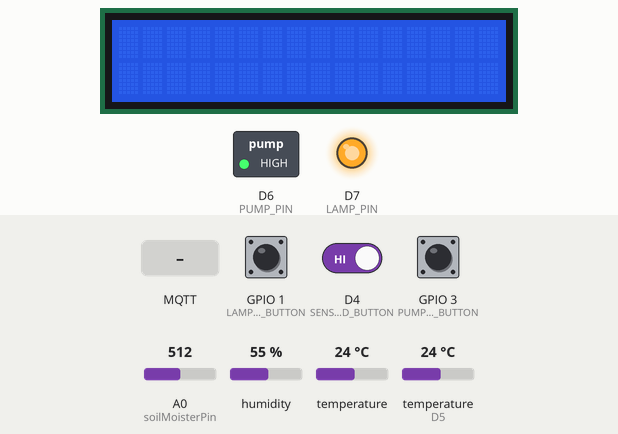
Simulated run of this sketch. Board: ESP8266 (Wemos D1 mini). On the bench: 16×2 character LCD, switched loads named in the sketch (green lamp = pin HIGH), output pins drawn as LEDs (lit = HIGH). The inputs (shaded band) are chosen by the test bench; at power-on: D4 (SENSORS_READ_BUTTON) HIGH, GPIO 3 (PUMP_ON_BUTTON) HIGH, GPIO 1 (LAMP_ON_BUTTON) HIGH, A0 (soilMoisterPin) = 512, humidity 55 %, temperature 24 °C, temperature (sensor on D5) 24 °C. WiFi joins after 1.5 s; servers stay silent unless stated; no MQTT or app messages arrive unless stated; pins used as bus, display or sensor lines are not drawn; what the sketch prints to the serial monitor is not drawn.

Above: at 2.7 s.
2.8 s: D4 (SENSORS_READ_BUTTON) driven LOW
5.8 s: GPIO 3 (PUMP_ON_BUTTON) pulled LOW for 3.2 s
At 10.1 s:
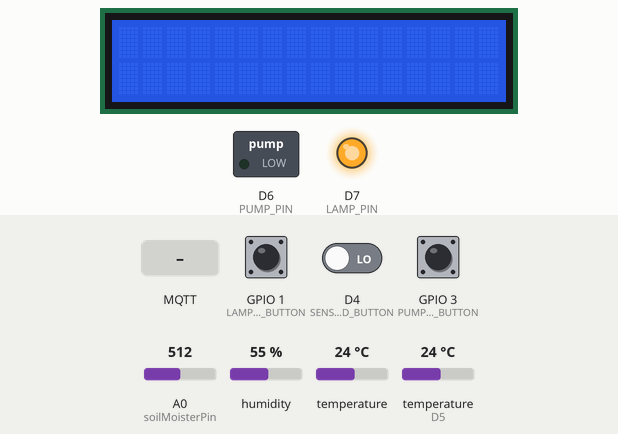
At 11.8 s:
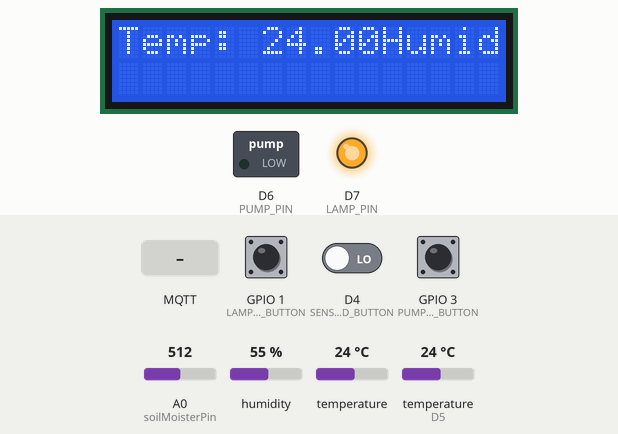
12.0 s: MQTT message "lampOn" arrives on the first subscribed topic
At 13.5 s:
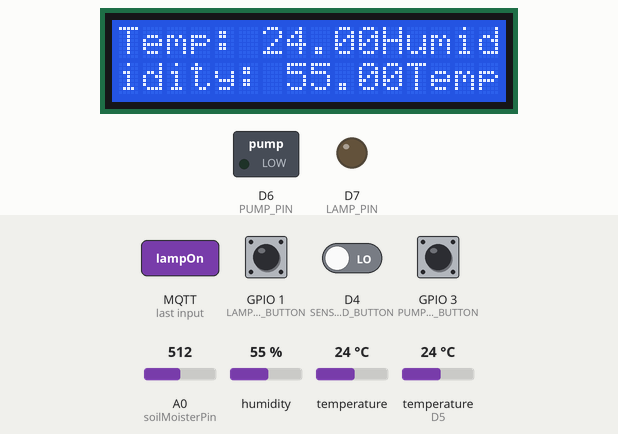
Timing chart, 0 to 28.8 s (numbered marks = the images above; inputs shaded):
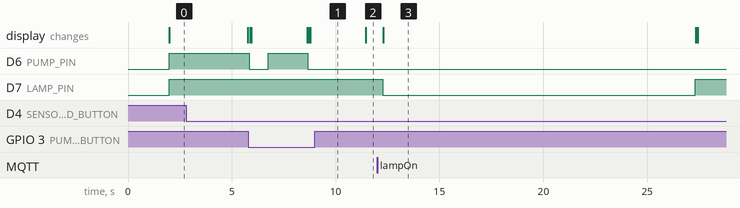

Measured:
- after the input at 5.8 s, D6 (PUMP_PIN): HIGH → LOW at once, → HIGH 0.93 s later, → LOW 1.9 s later; the display: first changes after 0.08 s (image 1 shows a later state)
- after the input at 12.0 s, D7 (LAMP_PIN): HIGH → LOW after 0.27 s, → HIGH 15.0 s later; the display: changes after 0.30 s (image 3)

The sketch:

Edgent_ESP8266.ino
```cpp
// Fill-in information from your Blynk Template here
#define BLYNK_TEMPLATE_ID "TMPLtp5COjeS"
#define BLYNK_DEVICE_NAME "AutoFarmBot"

#define BLYNK_FIRMWARE_VERSION        "0.1.0"

#define BLYNK_PRINT Serial
//#define BLYNK_DEBUG

#define APP_DEBUG

// Uncomment your board, or configure a custom board in Settings.h
//#define USE_SPARKFUN_BLYNK_BOARD
#define USE_NODE_MCU_BOARD
//#define USE_WITTY_CLOUD_BOARD
//#define USE_WEMOS_D1_MINI

#include "BlynkEdgent.h"

#define SW_VERSION "   SW Ver. 4.0" // SW version will appears at innitial LCD Display
#include "stationDefines.h"       // Project definitions
#include <ESP8266WiFi.h>
#include <PubSubClient.h>

/* ESP & Blynk */
#define BLYNK_PRINT Serial    // Comment this out to disable prints and save space
#include <ESP8266WiFi.h>
#define ssid "VNPT"
#define password "hoibabinh"
#define mqtt_server "broker.hivemq.com" // Thay báº±ng thÃ´ng tin cá»§a báº¡n
#define mqtt_topic_pub "smart-garden"
#define mqtt_topic_sub "smart-garden"
WiFiClient espClient;
PubSubClient client(espClient);
const uint16_t mqtt_port = 1883; //Port của CloudMQTT TCP

WidgetLED PUMPs(V0);  // Echo signal to Sensors Tab at Blynk App
WidgetLED PUMPa(V5); // Echo signal to Actuators Tab at Blynk App
WidgetLED LAMPs(V1);  // Echo signal to Sensors Tab at Blynk App
WidgetLED LAMPa(V6); // Echo signal to Actuators Tab at Blynk App

/* TIMER */
#include <SimpleTimer.h>
SimpleTimer timer;

/* OLED */

#include <SPI.h>
#include <Wire.h>
#include <LiquidCrystal_I2C.h>    //Thư viện LCD
LiquidCrystal_I2C lcd(0x27,16,2); //Thiết lập địa chỉ và loại LCD

/* DHT22*/
#include "DHT.h"
DHT dht(DHTPIN, DHTTYPE);

/* DS18B20 Temperature Sensor */
#include <OneWire.h>
#include <DallasTemperature.h>
OneWire oneWire(ONE_WIRE_BUS);
DallasTemperature DS18B20(&oneWire);

void setup()
{
  Serial.begin(115200);
  delay(100);
  Serial.println("ArduFarmBot 2");
  Serial.println(".... Starting Setup");
  Serial.println(" ");

  pinMode(PUMP_PIN, OUTPUT);
  pinMode(LAMP_PIN, OUTPUT);
  pinMode(PUMP_ON_BUTTON, INPUT_PULLUP);
  pinMode(LAMP_ON_BUTTON, INPUT_PULLUP);
  pinMode(SENSORS_READ_BUTTON, INPUT_PULLUP);
  pinMode(soilMoisterVcc, OUTPUT);

  BlynkEdgent.begin();
  oledStart();
  dht.begin();
  DS18B20.begin();

  PUMPs.off();
  LAMPs.off();
  PUMPa.off();
  LAMPa.off();
  digitalWrite(PUMP_PIN, HIGH); // To be used with Relay module (inverted logic: normally HIGH)
  digitalWrite(LAMP_PIN, HIGH); // To be used with Relay module (inverted logic: normally HIGH)
  digitalWrite (soilMoisterVcc, LOW);

  waitButtonPress (SHOW_SET_UP); // Wait for Sensor Button to be pressed
  lcd.clear();

  delay(10);
//  Serial.println();
//  Serial.print("Connecting to ");
//  Serial.println(ssid);
//  WiFi.begin(ssid, password);
//  while (WiFi.status() != WL_CONNECTED) {
//    delay(500);
//    Serial.print(".");
//  }
//  Serial.println("");
//  Serial.println("WiFi connected");
//  Serial.println("IP address: ");
//  Serial.println(WiFi.localIP());
//  client.setCallback(callback);
  setup_wifi();
  client.setServer(mqtt_server, mqtt_port);
  client.setCallback(callback);
  startTimers();
}

void loop()
{
  if (!client.connected())// Kiểm tra kết nối
    reconnect();
  client.loop();

  timer.run(); // Initiates SimpleTimer
  BlynkEdgent.run();

}


// Hàm kết nối wifi
void setup_wifi()
{
  delay(10);
  Serial.println();
  Serial.print("Connecting to ");
  Serial.println(ssid);
  WiFi.begin(ssid, password);
  while (WiFi.status() != WL_CONNECTED) {
    delay(500);
    Serial.print(".");
  }
  Serial.println("");
  Serial.println("WiFi connected");
  Serial.println("IP address: ");
  Serial.println(WiFi.localIP());
}
/****************************************************************
* Read remote commands
****************************************************************/
BLYNK_WRITE(V5) // Pump remote control
{
  int i=param.asInt();
  if (i==1)
  {
    pumpStatus = !pumpStatus;
    aplyCmd();
  }
}

BLYNK_WRITE(V6) // Lamp remote control
{
  int i=param.asInt();
  if (i==1)
  {
    lampStatus = !lampStatus;
    aplyCmd();
  }
}

/****************************************************************
* Read local commands (Pump and Lamp buttons are normally "HIGH"):
****************************************************************/
void readLocalCmd()
{
  boolean digiValue = debounce(PUMP_ON_BUTTON);
  if (!digiValue)
  {
    pumpStatus = !pumpStatus;
    aplyCmd();
  }

  digiValue = debounce(LAMP_ON_BUTTON);
  if (!digiValue)
  {
    lampStatus = !lampStatus;
    aplyCmd();
  }

  digiValue = debounce(SENSORS_READ_BUTTON);
  if (!digiValue)
  {
    turnOffOLED = !turnOffOLED;
    if (!turnOffOLED)
    {
      getDhtData();
      getSoilMoisterData();
      getSoilTempData();
      oledStart();
      displayData();
    }else lcd.clear();
  }
}

/***************************************************
* Receive Commands and act on RELAYs - Logic LOW
****************************************************/
void aplyCmd()
{
  if (pumpStatus == 1)
  {
    Blynk.notify("ArduFarmBot2: Warning ==>> Pump ON");
    digitalWrite(PUMP_PIN, LOW); // To be used with Relay module (inverted logic: activate with LOW)
    if (!turnOffOLED) displayData();
    PUMPs.on();
    PUMPa.on();
  }
  else
      {
        digitalWrite(PUMP_PIN, HIGH); // To be used with Relay module (inverted logic: normally HIGH)
        if (!turnOffOLED) displayData();
        PUMPs.off();
        PUMPa.off();
      }

  if (lampStatus == 1)
  {
    Blynk.notify("ArduFarmBot2: Warning ==>> Lamp ON");
    digitalWrite(LAMP_PIN, LOW); // To be used with Relay module (inverted logic: activate with LOW)
    if (!turnOffOLED) displayData();
    LAMPs.on();
    LAMPa.on();
  }
  else
      {
        digitalWrite(LAMP_PIN, HIGH); // To be used with Relay module (inverted logic: normally HIGH)
        if (!turnOffOLED) displayData();
        LAMPs.off();
        LAMPa.off();
      }
      sendUptimeMQTT();
}

/***************************************************
* Automatically Control the Plantation based on sensors reading
****************************************************/
void autoControlPlantation(void)
{
  if (soilMoister < DRY_SOIL)
  {
    turnPumpOn();
  }

  if (airTemp < COLD_TEMP)
  {
    turnLampOn();
  }
}

/***************************************************
* Turn Pump On for a certain amount of time
****************************************************/
void turnPumpOn()
{
  pumpStatus = 1;
  aplyCmd();
  delay (TIME_PUMP_ON*1000);
  pumpStatus = 0;
  aplyCmd();
  sendUptimeMQTT();
}

/***************************************************
* Turn Lamp On for a certain amount of time
****************************************************/
void turnLampOn()
{
  lampStatus = 1;
  aplyCmd();
  delay (TIME_LAMP_ON*1000);
  lampStatus = 0;
  aplyCmd();
  sendUptimeMQTT();
}

/***************************************************
 * Send data to Blynk
 **************************************************/
void sendUptime()
{
  Blynk.virtualWrite(10, airTemp); //virtual pin V10
  Blynk.virtualWrite(11, airHum); // virtual pin V11
  Blynk.virtualWrite(12, soilMoister); // virtual pin V12
  Blynk.virtualWrite(13, soilTemp); //virtual pin V13
}
void sendUptimeMQTT()
{
  String airTemperature  = "airTemp " + (String)airTemp;
  client.publish(mqtt_topic_pub, airTemperature.c_str());
  String airHumidity  = "airHum " + (String)airHum;
  client.publish(mqtt_topic_pub, airHumidity.c_str());
  String soilTemperature  = "soilTemp " + (String)soilTemp;
  client.publish(mqtt_topic_pub, soilTemperature.c_str());
  String soilMoisture  = "soilMoister " + (String)soilMoister;
  client.publish(mqtt_topic_pub, soilMoisture.c_str());
  String pumpStatusString  = "pumpStatus " + (String)pumpStatus;
  client.publish(mqtt_topic_pub, pumpStatusString.c_str());
  String lampStatusString  = "lampStatus " + (String)lampStatus;
  client.publish(mqtt_topic_pub, lampStatusString.c_str());
}
// Hàm call back để nhận dữ liệu
void callback(char* topic, byte* payload, unsigned int length)
{
  Serial.print("Co tin nhan moi tu topic:");
  Serial.println(topic);
  String receivedChar = "";
  for (int i = 0; i < length; i++) {
    receivedChar += (char)payload[i];
  }
  Serial.print(receivedChar);
  if (receivedChar == "lampOn")
    turnLampOn();
  if (receivedChar == "pumpOn")
    turnPumpOn();
  Serial.println();;
}
// Hàm reconnect thực hiện kết nối lại khi mất kết nối với MQTT Broker
void reconnect()
{
  while (!client.connected()) // Chờ tới khi kết nối
  {
    // Thực hiện kết nối với mqtt user và pass
    if (client.connect("ESP8266_id1","ESP_offline",0,0,"ESP8266_id1_offline"))  //kết nối vào broker
    {
      Serial.println("Đã kết nối:");
      client.subscribe(mqtt_topic_sub); //đăng kí nhận dữ liệu từ topic IoT47_MQTT_Test
    }
    else
    {
      Serial.print("Lỗi:, rc=");
      Serial.print(client.state());
      Serial.println(" try again in 5 seconds");
      // Đợi 5s
      delay(5000);
    }
  }
}
```

generalFunctions.ino
```cpp
/***************************************************
* Wait Button to be pressed a defined time in seconds
****************************************************/
void waitButtonPress (int waitTime)
{
  long startTiming = millis();
  while (debounce(SENSORS_READ_BUTTON))
  {
    if ((millis()-startTiming) > (waitTime*1000)) break;
  }
}

/***************************************************
* Starting Timers
****************************************************/
void startTimers(void)
{
  timer.setInterval(READ_BUTTONS_TM*1000, readLocalCmd);
  timer.setInterval(READ_SOIL_TEMP_TM*1000, getSoilTempData);
  timer.setInterval(READ_AIR_DATA_TM*1000, getDhtData);
  timer.setInterval(READ_SOIL_HUM_TM*1000, getSoilMoisterData);
  timer.setInterval(SEND_UP_DATA_TM*1000, sendUptime);
  timer.setInterval(AUTO_CTRL_TM*1000, autoControlPlantation);
   timer.setInterval(SEND_UP_DATA_TM*1000, sendUptimeMQTT);
  //timer.setInterval(DISPLAY_DATA_TM*1000, displayData);
}

/***************************************************
* Debouncing a key
****************************************************/
boolean debounce(int pin)
{
  boolean state;
  boolean previousState;
  const int debounceDelay = 30;

  previousState = digitalRead(pin);
  for(int counter=0; counter< debounceDelay; counter++)
  {
    delay(1);
    state = digitalRead(pin);
    if(state != previousState)
    {
      counter = 0;
      previousState = state;
    }
  }
  return state;
}
```

getSensors.ino
```cpp
/***************************************************
 * Get DHT data
 **************************************************/
void getDhtData(void)
{
  float tempIni = airTemp;
  float humIni = airHum;
  airTemp = dht.readTemperature();
  airHum = dht.readHumidity();

  if (isnan(airHum) || isnan(airTemp))   // Check if any reads failed and exit early (to try again).
  {
    Serial.println("Failed to read from DHT sensor!");
    airTemp = tempIni;
    airHum = humIni;
    return;
  }
    Serial.print(F("Temperature: "));
    Serial.print(airTemp);
    Serial.print(F("°C "));
    Serial.print(F("Humidity: "));
    Serial.print(airHum);
    Serial.println(F("%"));
}

/***************************************************
 * Get Soil Moister Sensor data
 **************************************************/
void getSoilMoisterData(void)
{
  soilMoister = 0;
  digitalWrite (soilMoisterVcc, HIGH);
  delay (500);
  int N = 3;
  for(int i = 0; i < N; i++) // read sensor "N" times and get the average
  {
    soilMoister += analogRead(soilMoisterPin);
    delay(150);
  }
  digitalWrite (soilMoisterVcc, LOW);
  soilMoister = soilMoister/N;
  soilMoister = map(soilMoister, 0, 1024, 0, 100);
  soilMoister = 100 - soilMoister;
}

/***************************************************
 * Get SoilTemp sensor data
 **************************************************/
void getSoilTempData()
{
  DS18B20.requestTemperatures();
  soilTemp = DS18B20.getTempCByIndex(0);

  int newData = ((soilTemp + 0.05) * 10); //fix soilTemp value to 1 decimal place.
  soilTemp = (newData / 10.0);
}
```

oledDisplay.ino
```cpp
/***************************************************
 * Start OLED
 **************************************************/
void oledStart(void)
{
  Wire.begin(D2,D1);               //Thiết lập chân kết nối I2C (SDA,SCL);
  lcd.init();                      //Khởi tạo LCD
  lcd.clear();                     //Xóa màn hình
  lcd.backlight();                 //Bật đèn nền                  // Initialze SSD1306 OLED display

}

/***************************************************
 * Display data at Serial Monitora & OLED Display
 **************************************************/
void displayData(void)
{
  String pumpStatusStr;
  String lampStatusStr;
  if (pumpStatus == 1) pumpStatusStr = "on ";
  if (pumpStatus == 0) pumpStatusStr = "off";
  if (lampStatus == 1) lampStatusStr = "on ";
  if (lampStatus == 0) lampStatusStr = "off";
  lcd.print("Temp: ");
  lcd.print(airTemp);
  lcd.print("Humidity: ");
  lcd.print(airHum);
}

/***************************************************
 * Clear OLED Display
 **************************************************/
void clearOledDisplay()
{
  lcd.clear();
}
```

stationDefines.h
```cpp
/* Automatic Control Parameters Definition */
#define DRY_SOIL      66
#define WET_SOIL      85
#define COLD_TEMP     12
#define HOT_TEMP      22
#define TIME_PUMP_ON  15
#define TIME_LAMP_ON  15

/* TIMER */
#define READ_BUTTONS_TM   1L  // definitions in seconds
#define READ_SOIL_TEMP_TM 2L
#define READ_SOIL_HUM_TM  10L
#define READ_AIR_DATA_TM  2L
#define SEND_UP_DATA_TM   10L
#define AUTO_CTRL_TM      60L

/* OLED */
boolean turnOffOLED = 1;
#define SHOW_SET_UP   30

/* DHT22*/
#define DHTPIN D3
#define DHTTYPE DHT11
float airHum = 0;
float airTemp = 0;

/* Soil Moister */
#define soilMoisterPin A0
#define soilMoisterVcc D8
int soilMoister = 0;

/* DS18B20 Temperature Sensor */
#define ONE_WIRE_BUS D5 // DS18B20 on NodeMCU pin D5 corresponds to GPIO 014 on Arduino
float soilTemp;

/* Relays */
#define PUMP_PIN D6              //PUMP (Red LED)
#define LAMP_PIN D7              //LAMP (Green LED)
boolean pumpStatus = 0;
boolean lampStatus = 0;

/* Buttons */
#define PUMP_ON_BUTTON D9        //push-button PUMP (Red)
#define LAMP_ON_BUTTON D10       //push-button LAMP (Green)
#define SENSORS_READ_BUTTON D4   //push-button SENSOR (yellow)

/* Wifi*/

#define ssid "VNPT"
#define password "hoibabinh"
#define mqtt_server "broker.hivemq.com" // Thay bằng thông tin của bạn
#define mqtt_topic_pub "smart-garden"
#define mqtt_topic_sub "smart-garden"
```
